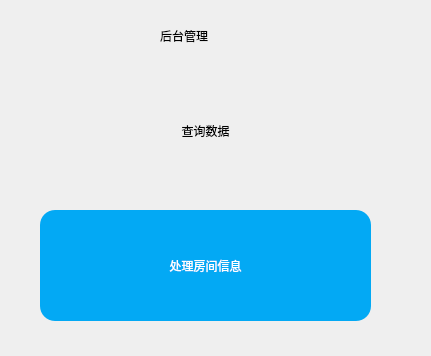
<?xml version="1.0" encoding="UTF-8"?>
<ui version="4.0">
 <class>ChargeFace</class>
 <widget class="QDialog" name="ChargeFace">
  <property name="geometry">
   <rect>
    <x>0</x>
    <y>0</y>
    <width>431</width>
    <height>356</height>
   </rect>
  </property>
  <property name="windowTitle">
   <string>后台管理</string>
  </property>
  <property name="styleSheet">
   <string notr="true">background:url(:/new/prefix1/bg.jpg);
border-radius:15px;</string>
  </property>
  <widget class="QLabel" name="label">
   <property name="geometry">
    <rect>
     <x>160</x>
     <y>10</y>
     <width>101</width>
     <height>51</height>
    </rect>
   </property>
   <property name="styleSheet">
    <string notr="true">background-image:url();
font: 18pt &quot;楷体&quot;;</string>
   </property>
   <property name="text">
    <string>后台管理</string>
   </property>
  </widget>
  <widget class="QFrame" name="frame">
   <property name="geometry">
    <rect>
     <x>20</x>
     <y>50</y>
     <width>381</width>
     <height>281</height>
    </rect>
   </property>
   <property name="styleSheet">
    <string notr="true">background-image:url();</string>
   </property>
   <property name="frameShape">
    <enum>QFrame::StyledPanel</enum>
   </property>
   <property name="frameShadow">
    <enum>QFrame::Raised</enum>
   </property>
   <widget class="QPushButton" name="searchData">
    <property name="geometry">
     <rect>
      <x>20</x>
      <y>20</y>
      <width>331</width>
      <height>121</height>
     </rect>
    </property>
    <property name="styleSheet">
     <string notr="true">QPushButton{
background:#03a9f4;
color:#fff;
border-radius:15px;
};</string>
    </property>
    <property name="text">
     <string>查询数据</string>
    </property>
   </widget>
   <widget class="QPushButton" name="changeData">
    <property name="geometry">
     <rect>
      <x>20</x>
      <y>160</y>
      <width>331</width>
      <height>111</height>
     </rect>
    </property>
    <property name="styleSheet">
     <string notr="true">QPushButton{
background:#03a9f4;
color:#fff;
border-radius:15px;
}</string>
    </property>
    <property name="text">
     <string>处理房间信息</string>
    </property>
   </widget>
  </widget>
  <widget class="QLabel" name="login_name">
   <property name="geometry">
    <rect>
     <x>280</x>
     <y>30</y>
     <width>121</width>
     <height>21</height>
    </rect>
   </property>
   <property name="styleSheet">
    <string notr="true">background-image:url();
font: 9pt &quot;楷体&quot;;</string>
   </property>
   <property name="text">
    <string/>
   </property>
  </widget>
 </widget>
 <resources/>
 <connections/>
</ui>
